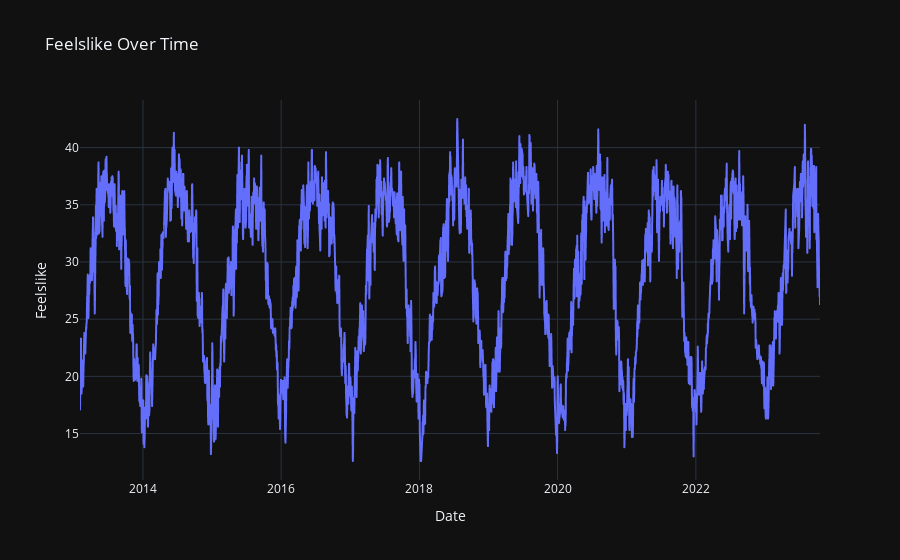

Notebook source saved alongside this figure:
### Markdown cell above
---

How Feelslike number changes over the time/year?

---

### Code cell
fig = px.line(df, x='datetime_converted', y='feelslike', title='Feelslike Over Time',template='plotly_dark')
fig.update_layout(xaxis_title='Date', yaxis_title='Feelslike')
fig.show()

### Figure 1 — Plotly figure (JSON) as saved in the notebook; plotly's stock layout.template omitted (floating-point values rounded to 4 significant figures; data arrays with more than 128 entries replaced by an {"elided": "..."} marker saying what was removed)
{"data": [{"hovertemplate": "datetime_converted=%{x}<br>feelslike=%{y}<extra></extra>", "legendgroup": "", "line": {"color": "#636efa", "dash": "solid"}, "marker": {"symbol": "circle"}, "mode": "lines", "name": "", "showlegend": false, "type": "scattergl", "x": {"elided": "3326 str values"}, "xaxis": "x", "y": {"elided": "3326 float values"}, "yaxis": "y"}], "layout": {"autosize": true, "legend": {"tracegroupgap": 0}, "title": {"text": "Feelslike Over Time"}, "xaxis": {"anchor": "y", "autorange": true, "domain": [0, 1], "range": ["2013-02-02", "2023-10-19"], "title": {"text": "Date"}, "type": "date"}, "yaxis": {"anchor": "x", "autorange": true, "domain": [0, 1], "range": [10.94, 44.16], "title": {"text": "Feelslike"}, "type": "linear"}}}
